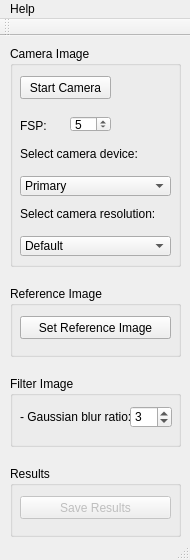
<?xml version="1.0" encoding="UTF-8"?>
<ui version="4.0">
 <class>MainWindow</class>
 <widget class="QMainWindow" name="MainWindow">
  <property name="geometry">
   <rect>
    <x>0</x>
    <y>0</y>
    <width>190</width>
    <height>560</height>
   </rect>
  </property>
  <property name="sizePolicy">
   <sizepolicy hsizetype="Preferred" vsizetype="Preferred">
    <horstretch>0</horstretch>
    <verstretch>0</verstretch>
   </sizepolicy>
  </property>
  <property name="minimumSize">
   <size>
    <width>190</width>
    <height>560</height>
   </size>
  </property>
  <property name="maximumSize">
   <size>
    <width>190</width>
    <height>560</height>
   </size>
  </property>
  <property name="windowTitle">
   <string>MainWindow</string>
  </property>
  <widget class="QWidget" name="centralWidget">
   <widget class="QGroupBox" name="groupBox_camera">
    <property name="geometry">
     <rect>
      <x>10</x>
      <y>10</y>
      <width>171</width>
      <height>221</height>
     </rect>
    </property>
    <property name="title">
     <string>Camera Image</string>
    </property>
    <widget class="QPushButton" name="pushButton_stopProcess">
     <property name="enabled">
      <bool>false</bool>
     </property>
     <property name="geometry">
      <rect>
       <x>10</x>
       <y>30</y>
       <width>91</width>
       <height>23</height>
      </rect>
     </property>
     <property name="text">
      <string>Stop Camera</string>
     </property>
    </widget>
    <widget class="QPushButton" name="pushButton_startProcess">
     <property name="geometry">
      <rect>
       <x>10</x>
       <y>30</y>
       <width>91</width>
       <height>23</height>
      </rect>
     </property>
     <property name="text">
      <string>Start Camera</string>
     </property>
    </widget>
    <widget class="QLabel" name="label_FPS">
     <property name="geometry">
      <rect>
       <x>10</x>
       <y>70</y>
       <width>31</width>
       <height>20</height>
      </rect>
     </property>
     <property name="text">
      <string>FSP: </string>
     </property>
    </widget>
    <widget class="QSpinBox" name="spinBox_fps">
     <property name="geometry">
      <rect>
       <x>60</x>
       <y>70</y>
       <width>41</width>
       <height>16</height>
      </rect>
     </property>
     <property name="minimum">
      <number>1</number>
     </property>
     <property name="maximum">
      <number>60</number>
     </property>
     <property name="value">
      <number>5</number>
     </property>
    </widget>
    <widget class="QComboBox" name="comboBox_SelectCamera">
     <property name="geometry">
      <rect>
       <x>10</x>
       <y>130</y>
       <width>151</width>
       <height>20</height>
      </rect>
     </property>
     <item>
      <property name="text">
       <string>Primary</string>
      </property>
     </item>
     <item>
      <property name="text">
       <string>Secundary</string>
      </property>
     </item>
    </widget>
    <widget class="QLabel" name="label_selectCamera">
     <property name="geometry">
      <rect>
       <x>10</x>
       <y>100</y>
       <width>131</width>
       <height>16</height>
      </rect>
     </property>
     <property name="text">
      <string>Select camera device:</string>
     </property>
    </widget>
    <widget class="QLabel" name="label_selectCameraResolution">
     <property name="geometry">
      <rect>
       <x>10</x>
       <y>160</y>
       <width>141</width>
       <height>16</height>
      </rect>
     </property>
     <property name="text">
      <string>Select camera resolution:</string>
     </property>
    </widget>
    <widget class="QComboBox" name="comboBox_SelectCameraResolution">
     <property name="geometry">
      <rect>
       <x>10</x>
       <y>190</y>
       <width>151</width>
       <height>20</height>
      </rect>
     </property>
     <item>
      <property name="text">
       <string>Default</string>
      </property>
     </item>
     <item>
      <property name="text">
       <string>320 x 240</string>
      </property>
     </item>
     <item>
      <property name="text">
       <string>640 x 480</string>
      </property>
     </item>
     <item>
      <property name="text">
       <string>800 x 600</string>
      </property>
     </item>
     <item>
      <property name="text">
       <string>1024 x 768</string>
      </property>
     </item>
     <item>
      <property name="text">
       <string>1280 x 720</string>
      </property>
     </item>
     <item>
      <property name="text">
       <string>1920 x 1080</string>
      </property>
     </item>
    </widget>
   </widget>
   <widget class="QGroupBox" name="groupBox_reference">
    <property name="geometry">
     <rect>
      <x>10</x>
      <y>250</y>
      <width>171</width>
      <height>71</height>
     </rect>
    </property>
    <property name="title">
     <string>Reference Image</string>
    </property>
    <widget class="QPushButton" name="pushButton_resetReference">
     <property name="enabled">
      <bool>false</bool>
     </property>
     <property name="geometry">
      <rect>
       <x>10</x>
       <y>30</y>
       <width>151</width>
       <height>23</height>
      </rect>
     </property>
     <property name="text">
      <string>Reset Reference Image</string>
     </property>
    </widget>
    <widget class="QPushButton" name="pushButton_setReference">
     <property name="enabled">
      <bool>true</bool>
     </property>
     <property name="geometry">
      <rect>
       <x>10</x>
       <y>30</y>
       <width>151</width>
       <height>23</height>
      </rect>
     </property>
     <property name="text">
      <string>Set Reference Image</string>
     </property>
    </widget>
   </widget>
   <widget class="QGroupBox" name="groupBox_filter">
    <property name="geometry">
     <rect>
      <x>10</x>
      <y>340</y>
      <width>171</width>
      <height>71</height>
     </rect>
    </property>
    <property name="title">
     <string>Filter Image</string>
    </property>
    <widget class="QSpinBox" name="spinBox_guassianBlur">
     <property name="geometry">
      <rect>
       <x>120</x>
       <y>30</y>
       <width>42</width>
       <height>22</height>
      </rect>
     </property>
     <property name="minimum">
      <number>0</number>
     </property>
     <property name="maximum">
      <number>30</number>
     </property>
     <property name="value">
      <number>3</number>
     </property>
    </widget>
    <widget class="QLabel" name="label_gaussianBlur">
     <property name="geometry">
      <rect>
       <x>10</x>
       <y>30</y>
       <width>111</width>
       <height>21</height>
      </rect>
     </property>
     <property name="text">
      <string>- Gaussian blur ratio:</string>
     </property>
    </widget>
   </widget>
   <widget class="QGroupBox" name="groupBox_result">
    <property name="geometry">
     <rect>
      <x>10</x>
      <y>430</y>
      <width>171</width>
      <height>71</height>
     </rect>
    </property>
    <property name="title">
     <string>Results</string>
    </property>
    <widget class="QPushButton" name="pushButton_saveResults">
     <property name="enabled">
      <bool>false</bool>
     </property>
     <property name="geometry">
      <rect>
       <x>10</x>
       <y>30</y>
       <width>151</width>
       <height>23</height>
      </rect>
     </property>
     <property name="text">
      <string>Save Results</string>
     </property>
    </widget>
   </widget>
  </widget>
  <widget class="QMenuBar" name="menuBar">
   <property name="geometry">
    <rect>
     <x>0</x>
     <y>0</y>
     <width>190</width>
     <height>21</height>
    </rect>
   </property>
   <widget class="QMenu" name="menuHelp">
    <property name="title">
     <string>Help</string>
    </property>
    <addaction name="actionAbout"/>
    <addaction name="actionHelp"/>
   </widget>
   <addaction name="menuHelp"/>
  </widget>
  <widget class="QToolBar" name="mainToolBar">
   <attribute name="toolBarArea">
    <enum>TopToolBarArea</enum>
   </attribute>
   <attribute name="toolBarBreak">
    <bool>false</bool>
   </attribute>
  </widget>
  <widget class="QStatusBar" name="statusBar"/>
  <action name="actionAbout">
   <property name="text">
    <string>About</string>
   </property>
  </action>
  <action name="actionHelp">
   <property name="text">
    <string>Help</string>
   </property>
  </action>
 </widget>
 <layoutdefault spacing="6" margin="11"/>
 <resources/>
 <connections/>
</ui>
